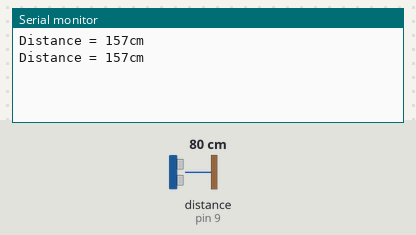
The sketch below on a simulated Arduino Uno, built with avr-gcc and run on an emulated ATmega328P. Shown: the last lines printed to the serial monitor. Wiring (inferred from the names in the program): ultrasonic range finder: trigger pin 8; echo pin 9. The inputs (shaded band) are chosen by the test bench; at power-on: distance to the obstacle (sensor on pin 9) 80 cm. The echo pulse lasts 58.3 µs per cm.

Above: at 1.8 s.
1.9 s: distance to the obstacle (sensor on pin 9) set to 2 cm
At 2.5 s:
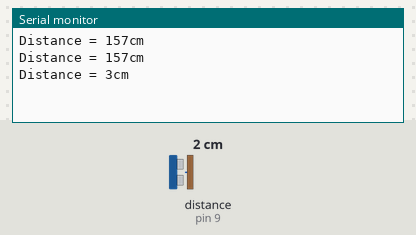
3.4 s: distance to the obstacle (sensor on pin 9) set to 4 cm
At 4.8 s:
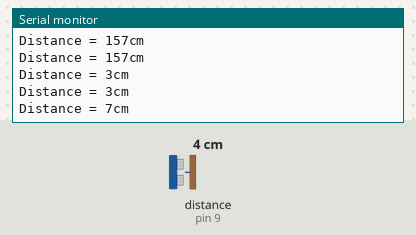
Timing chart, 0 to 6.4 s (numbered marks = the images above; inputs shaded):
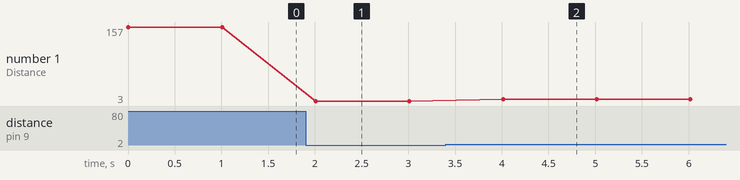

The sketch:

u_sensor.ino
```cpp
const int TriggerPin = 8;
const int EchoPin = 9;
long Duration = 0;
void setup()
{
  pinMode(TriggerPin, OUTPUT);
  pinMode(EchoPin, INPUT);
  Serial.begin(9600);

}

void loop()
{
  digitalWrite(TriggerPin, LOW);
  delayMicroseconds(2);
  digitalWrite(TriggerPin, HIGH);
  delayMicroseconds(10);
  digitalWrite(TriggerPin, LOW);

  Duration = pulseIn(EchoPin, HIGH); //wait for the echo pin to get high return the Duration in microseconds

  long Distance_cm =0.034* Duration;

  Serial.print("Distance = ");
  Serial.print(Distance_cm);
  Serial.println("cm");

  delay(1000);


}
```

Measured:
- after the input at 1.9 s, the serial monitor: prints a new line after 0.11 s (image 1)
- after the input at 3.4 s, the serial monitor: prints a new line after 0.61 s (image 2)
- plotted number 1: 157 → 3 after the input at 1.9 s, 3 → 7 after the input at 3.4 s
